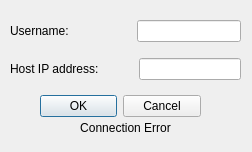
<?xml version="1.0" encoding="UTF-8"?>
<ui version="4.0">
 <class>ClientConnectDialog</class>
 <widget class="QDialog" name="ClientConnectDialog">
  <property name="geometry">
   <rect>
    <x>0</x>
    <y>0</y>
    <width>252</width>
    <height>152</height>
   </rect>
  </property>
  <property name="windowTitle">
   <string>Dialog</string>
  </property>
  <widget class="QDialogButtonBox" name="buttonBox">
   <property name="geometry">
    <rect>
     <x>40</x>
     <y>90</y>
     <width>161</width>
     <height>32</height>
    </rect>
   </property>
   <property name="orientation">
    <enum>Qt::Horizontal</enum>
   </property>
   <property name="standardButtons">
    <set>QDialogButtonBox::Cancel|QDialogButtonBox::Ok</set>
   </property>
  </widget>
  <widget class="QWidget" name="verticalLayoutWidget">
   <property name="geometry">
    <rect>
     <x>10</x>
     <y>10</y>
     <width>231</width>
     <height>80</height>
    </rect>
   </property>
   <layout class="QVBoxLayout" name="verticalLayout">
    <item>
     <layout class="QHBoxLayout" name="horizontalLayout_2">
      <item>
       <widget class="QLabel" name="label_4">
        <property name="text">
         <string>Username:</string>
        </property>
       </widget>
      </item>
      <item>
       <spacer name="horizontalSpacer">
        <property name="orientation">
         <enum>Qt::Horizontal</enum>
        </property>
        <property name="sizeHint" stdset="0">
         <size>
          <width>67</width>
          <height>17</height>
         </size>
        </property>
       </spacer>
      </item>
      <item>
       <widget class="QLineEdit" name="username"/>
      </item>
     </layout>
    </item>
    <item>
     <layout class="QHBoxLayout" name="horizontalLayout_3">
      <item>
       <widget class="QLabel" name="label_5">
        <property name="text">
         <string>Host IP address:</string>
        </property>
       </widget>
      </item>
      <item>
       <spacer name="horizontalSpacer_2">
        <property name="orientation">
         <enum>Qt::Horizontal</enum>
        </property>
        <property name="sizeHint" stdset="0">
         <size>
          <width>40</width>
          <height>20</height>
         </size>
        </property>
       </spacer>
      </item>
      <item>
       <widget class="QLineEdit" name="hostIP">
        <property name="maxLength">
         <number>16</number>
        </property>
       </widget>
      </item>
     </layout>
    </item>
   </layout>
  </widget>
  <widget class="QLabel" name="errorLabel">
   <property name="geometry">
    <rect>
     <x>80</x>
     <y>120</y>
     <width>91</width>
     <height>16</height>
    </rect>
   </property>
   <property name="text">
    <string>Connection Error</string>
   </property>
   <property name="alignment">
    <set>Qt::AlignCenter</set>
   </property>
  </widget>
 </widget>
 <resources/>
 <connections>
  <connection>
   <sender>buttonBox</sender>
   <signal>accepted()</signal>
   <receiver>ClientConnectDialog</receiver>
   <slot>accept()</slot>
   <hints>
    <hint type="sourcelabel">
     <x>248</x>
     <y>254</y>
    </hint>
    <hint type="destinationlabel">
     <x>157</x>
     <y>274</y>
    </hint>
   </hints>
  </connection>
  <connection>
   <sender>buttonBox</sender>
   <signal>rejected()</signal>
   <receiver>ClientConnectDialog</receiver>
   <slot>reject()</slot>
   <hints>
    <hint type="sourcelabel">
     <x>316</x>
     <y>260</y>
    </hint>
    <hint type="destinationlabel">
     <x>286</x>
     <y>274</y>
    </hint>
   </hints>
  </connection>
 </connections>
</ui>
